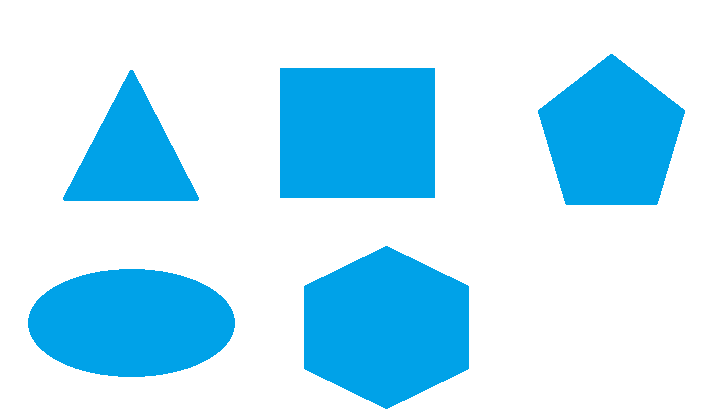
#> input picture 08_Exercises/sources/polygons.png, 720 x 417 px, found by its file name
$ python 01_shape_detection.py
#> lines starting #> are read from the running program, lines starting #| are printed output that depends on the picture; after the words box and inside, x2 and y2 are one past the last pixel; in counts of white or black regions, pixels touching at a corner belong together
import cv2

# Görüntü dosya yollarını tanımla
img_first = "C:\\Users\\Dimoontri\\Desktop\\opencv_udemy\\08_Exercises\\sources\\polygons.png"
img_second = "C:\\Users\\Dimoontri\\Desktop\\opencv_udemy\\08_Exercises\\sources\\polygons2.jpg"

# Kullanılacak fontları tanımla
font1 = cv2.FONT_HERSHEY_SIMPLEX
font2 = cv2.FONT_HERSHEY_COMPLEX

# İki görüntüyü oku
img1 = cv2.imread(img_first)
#> img1 is the input picture: shape (417, 720, 3); mean B, G, R 248.6, 229.3, 184.6
img2 = cv2.imread(img_second)
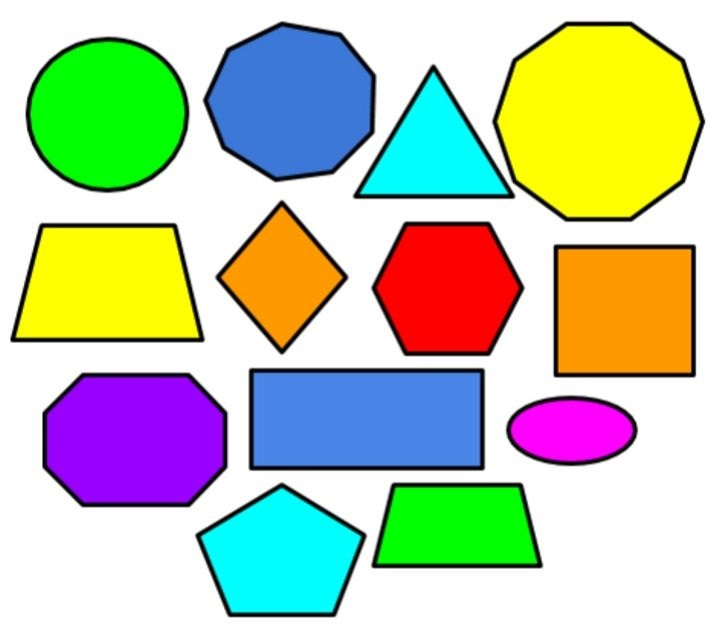
#> input picture 08_Exercises/sources/polygons2.jpg, 713 x 639 px, found by its file name
#> img2 is the input picture: shape (639, 713, 3); mean B, G, R 172.3, 200, 189.3

# Görüntüleri gri tonlamaya çevir
gray1 = cv2.cvtColor(img1, cv2.COLOR_BGR2GRAY)
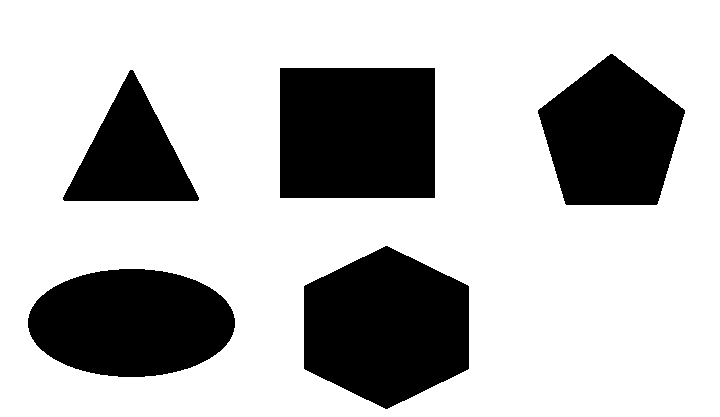
#> gray1: shape (417, 720); values 122 (black) and 255 (white), 72.4% white; 5 black regions, box (x1, y1, x2, y2) and area: (304, 246, 469, 409) 20341, (280, 68, 435, 198) 20150, (28, 269, 235, 377) 17580, (538, 54, 685, 205) 15534, (63, 70, 199, 201) 9309
gray2 = cv2.cvtColor(img2, cv2.COLOR_BGR2GRAY)
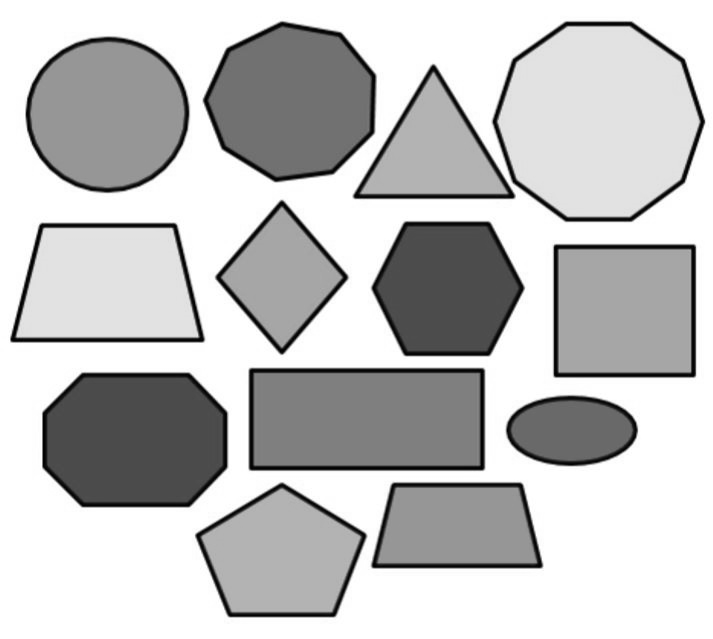
#> gray2: shape (639, 713); min 0, max 255, mean 193.6

# Görüntüleri eşikle (thresholding)
_, threshold1 = cv2.threshold(gray1, 240, 255, cv2.THRESH_BINARY)
_, threshold2 = cv2.threshold(gray2, 240, 255, cv2.THRESH_BINARY)
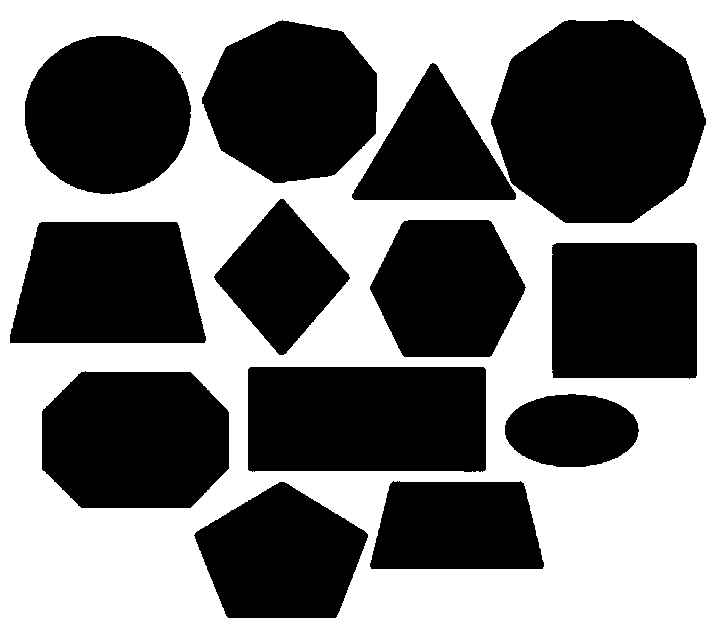
#> threshold2: shape (639, 713); 47.2% white; 1 white region

# Konturları bul
contours1, _ = cv2.findContours(threshold1, cv2.RETR_TREE, cv2.CHAIN_APPROX_SIMPLE)
#> contours1 = 6 contours; box (x1, y1, x2, y2) and area: (0, 0, 720, 417) 299104, (303, 245, 470, 410) 20588, (279, 67, 436, 199) 20434, (27, 268, 236, 378) 17814, (537, 53, 686, 206) 15747, (62, 69, 200, 202) 9508
contours2, _ = cv2.findContours(threshold2, cv2.RETR_TREE, cv2.CHAIN_APPROX_SIMPLE)
#> contours2 = 15 contours, 1 with area under 20; largest, box (x1, y1, x2, y2) and area: (0, 0, 713, 639) 454256, (490, 19, 707, 224) 34034, (247, 366, 487, 473) 25098, (41, 370, 230, 509) 22614, (201, 19, 378, 184) 21839

# Konturları işle
for cnt in contours1:
    # Kontur yaklaşık poligonunu hesapla
    epsilon = 0.01 * cv2.arcLength(cnt, True)
    approx = cv2.approxPolyDP(cnt, epsilon, True)

    # Konturu çiz
    cv2.drawContours(img1, [approx], 0, (0), 5)

    # Konturun bir köşesini al
    x = approx.ravel()[0]
    y = approx.ravel()[1]

    # Şekil adını belirle ve görüntü üzerine yaz
    if len(approx) == 3:
        cv2.putText(img1, "Triangle", (x, y), font1, 1, (0))
    elif len(approx) == 4:
        cv2.putText(img1, "Rectangle", (x, y), font1, 1, (0))
    elif len(approx) == 5:
        cv2.putText(img1, "Pentagon", (x, y), font1, 1, (0))
    elif len(approx) == 6:
        cv2.putText(img1, "Hexagon", (x, y), font1, 1, (0))
    else:
        cv2.putText(img1, "Ellipse", (x, y), font1, 1, (0))
#> this loop made 6 passes
#> (epsilon, approx, x, y) on passes 1, 4, 5: (22.7, [[0, 0], [0, 416], [719, 416], [719, 0]], 0, 0), (4.57, [[130, 69], [197, 201], [62, 199]], 130, 69), (5.72, [[279, 68], [434, 67], [435, 197], [280, 198]], 279, 68)
#> (epsilon, x, y) on passes 2, 3, 6: (5.38, 27, 318), (5.64, 385, 245), (4.99, 610, 53)
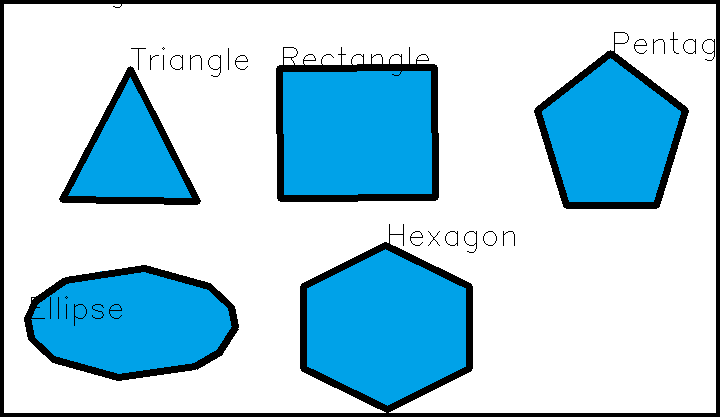
#> img1: shape (417, 720, 3); 9.25% of pixels changed, all inside (x1, y1, x2, y2) = (0, 0, 720, 417)

# İkinci görüntü için aynı işlemleri yap
for cnt in contours2:
    epsilon = 0.01 * cv2.arcLength(cnt, True)
    approx = cv2.approxPolyDP(cnt, epsilon, True)
    cv2.drawContours(img2, [approx], 0, (0), 5)

    x = approx.ravel()[0]
    y = approx.ravel()[1]

    if len(approx) == 3:
        cv2.putText(img2, "Triangle", (x, y), font2, 1, (0))
    elif len(approx) == 4:
        cv2.putText(img2, "Rectangle", (x, y), font2, 1, (0))
    elif len(approx) == 5:
        cv2.putText(img2, "Pentagon", (x, y), font2, 1, (0))
    elif len(approx) == 6:
        cv2.putText(img2, "Hexagon", (x, y), font2, 1, (0))
    else:
        cv2.putText(img2, "Ellipse", (x, y), font2, 1, (0))
#> this loop made 15 passes
#> (epsilon, approx, x, y) on passes 1, 3, 6, 7, 8, 10, 11, 12: (27, [[0, 0], [0, 638], [712, 638], [712, 0]], 0, 0), (5.01, [[389, 484], [520, 480], [543, 568], [371, 569]], 389, 484), (6.87, [[247, 369], [483, 366], [486, 469], [249, 471]], 247, 369), (5.61, [[551, 245], [694, 242], [696, 377], [553, 378]], 551, 245), (6.01, [[38, 223], [176, 221], [205, 342], [10, 343]], 38, 223), (4.4, [[280, 198], [350, 277], [283, 355], [213, 277]], 280, 198), (0.0566, [[181, 72], [182, 71], [183, 72], [182, 73]], 181, 72), (5.08, [[351, 194], [433, 62], [516, 198], [354, 200]], 351, 194)
#> (epsilon, x, y) on passes 2, 4, 5, 9, 13, 14: (5.23, 194, 533), (3.54, 504, 425), (5.68, 41, 411), (5.06, 404, 220), (5.44, 89, 36), (7.04, 564, 20)
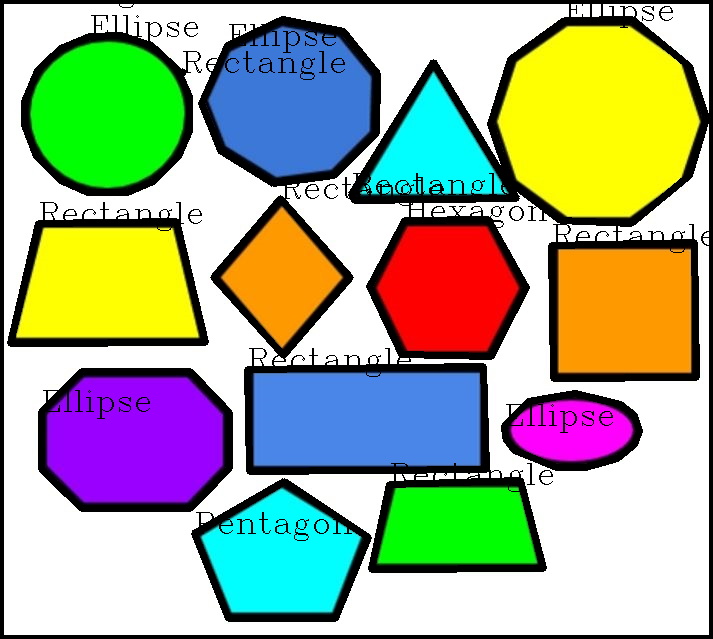
#> img2: shape (639, 713, 3); 13.97% of pixels changed, all inside (x1, y1, x2, y2) = (0, 0, 713, 639)

# İlk görüntüyü ekranda göster
cv2.imshow("IMG1", img1)

# İkinci görüntüyü ekranda göster
cv2.imshow("IMG2", img2)

# Kullanıcının herhangi bir tuşa basmasını bekle
cv2.waitKey(0)

# Tüm pencereleri kapat
cv2.destroyAllWindows()
